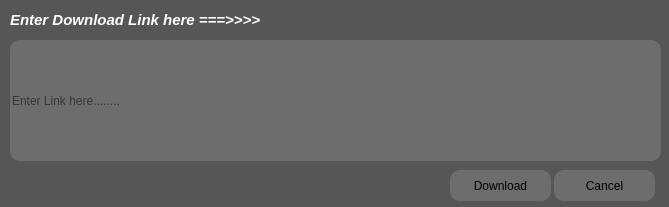
<?xml version="1.0" encoding="UTF-8"?>
<ui version="4.0">
 <class>MainWindow</class>
 <widget class="QMainWindow" name="MainWindow">
  <property name="geometry">
   <rect>
    <x>0</x>
    <y>0</y>
    <width>669</width>
    <height>207</height>
   </rect>
  </property>
  <property name="windowTitle">
   <string>MainWindow</string>
  </property>
  <property name="styleSheet">
   <string notr="true">background-color: rgb(86, 86, 86);</string>
  </property>
  <widget class="QWidget" name="centralwidget">
   <widget class="QLineEdit" name="link_enter">
    <property name="geometry">
     <rect>
      <x>10</x>
      <y>40</y>
      <width>651</width>
      <height>121</height>
     </rect>
    </property>
    <property name="styleSheet">
     <string notr="true">border-radius:10px;
background-color: rgb(109, 109, 109);</string>
    </property>
    <property name="text">
     <string/>
    </property>
    <property name="placeholderText">
     <string>Enter Link here........</string>
    </property>
   </widget>
   <widget class="QLabel" name="label">
    <property name="geometry">
     <rect>
      <x>10</x>
      <y>10</y>
      <width>651</width>
      <height>21</height>
     </rect>
    </property>
    <property name="text">
     <string>&lt;html&gt;&lt;head/&gt;&lt;body&gt;&lt;p&gt;&lt;span style=&quot; font-size:11pt; font-weight:700; font-style:italic; color:#ffffff;&quot;&gt;Enter Download Link here ===&amp;gt;&amp;gt;&amp;gt;&amp;gt;&lt;/span&gt;&lt;/p&gt;&lt;/body&gt;&lt;/html&gt;</string>
    </property>
   </widget>
   <widget class="QPushButton" name="btn_cancel">
    <property name="geometry">
     <rect>
      <x>554</x>
      <y>170</y>
      <width>101</width>
      <height>31</height>
     </rect>
    </property>
    <property name="styleSheet">
     <string notr="true">border-radius:10px;
background-color: rgb(109, 109, 109);</string>
    </property>
    <property name="text">
     <string>Cancel</string>
    </property>
   </widget>
   <widget class="QPushButton" name="btn_download">
    <property name="geometry">
     <rect>
      <x>450</x>
      <y>170</y>
      <width>101</width>
      <height>31</height>
     </rect>
    </property>
    <property name="styleSheet">
     <string notr="true">border-radius:10px;
background-color: rgb(109, 109, 109);</string>
    </property>
    <property name="text">
     <string>Download</string>
    </property>
   </widget>
  </widget>
 </widget>
 <resources/>
 <connections/>
</ui>
